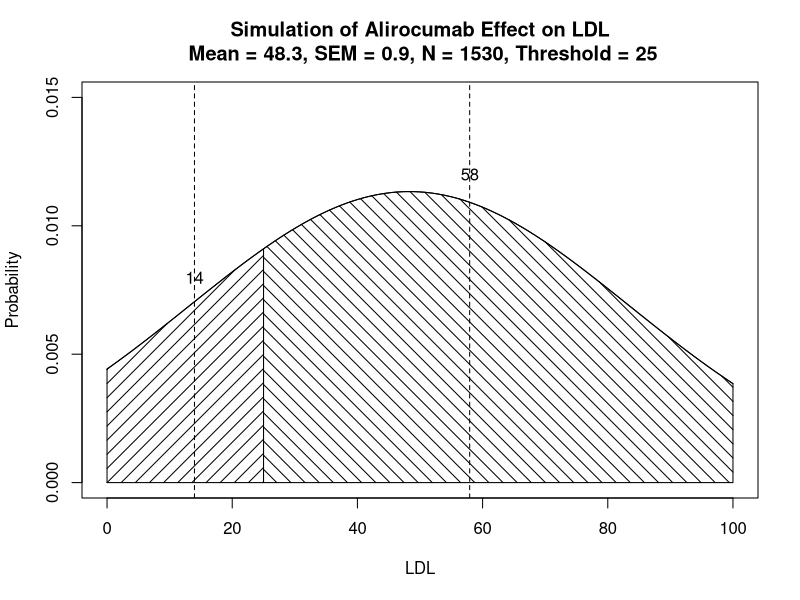

This figure's R source:
# Code: Lineplot with Error Bars
# Created: 11/23/2016
# Author: Davit Sargsyan
# Source:
# https://assessingpsyche.wordpress.com/2014/06/04/using-the-truncated-normal-distribution/
#*****************************************************************************************
# Data simulation is based on reported values from:
# "Efficacy and safety of alirocumab in reducing lipids and cardiovascular events", 
# Robinson et al, The New England Journal of Medicine, April 2015
# https://www.ncbi.nlm.nih.gov/pubmed/25773378

# Data----
mu <- 48.3
sem <- 0.9
N <- 1530
std <- sem*sqrt(N)
x <- seq(0, 100, 0.1)
y <- dnorm(x = x, 
           mean = mu, 
           sd = std)

# Function to calculate truncated distribution mean
MeanNormalTruncated <- function(mu = 0,
                                sigma = 1,
                                a = -Inf,
                                b = Inf){
  mu + sigma*(dnorm((a - mu)/sigma) - dnorm((b - mu)/sigma))/
    (pnorm((b - mu)/sigma) - pnorm((a - mu)/sigma))
}

#*****************************************************************************************
# Calculate and plot expected values for given threshods----
# th <- 15
th <- 25

mu1 <- MeanNormalTruncated(mu = mu,
                           sigma = std,
                           a = 0,
                           b = th)
mu1

mu2 <- MeanNormalTruncated(mu = mu,
                           sigma = std,
                           a = th,
                           b = 100)
mu2

plot(y ~ x,
     type = "l",
     ylim = c(0, 0.015),
     xlab = "LDL",
     ylab = "Probability",
     main = paste(" Simulation of Alirocumab Effect on LDL",
                  "\n Mean = 48.3, SEM = 0.9, N = 1530, Threshold =",
                  th))
polygon(x = c(0, 
              seq(0, th, 0.1),
              th),
        y = c(0, 
              dnorm(x = seq(0, th, 0.1),
                    mean = mu,
                    sd = std),
              0),
        angle = 45,
        density = 10)
polygon(x = c(th, 
              seq(th, 100, 0.1),
              100),
        y = c(0, 
              dnorm(x = seq(th, 100, 0.1),
                    mean = mu,
                    sd = std),
              0),
        angle = -45,
        density = 10)
abline(v = c(mu1, mu2),
       lty = 2)
text(x = c(mu1, mu2),
     y = c(0.008, 0.012),
     labels = round(c(mu1, mu2)))